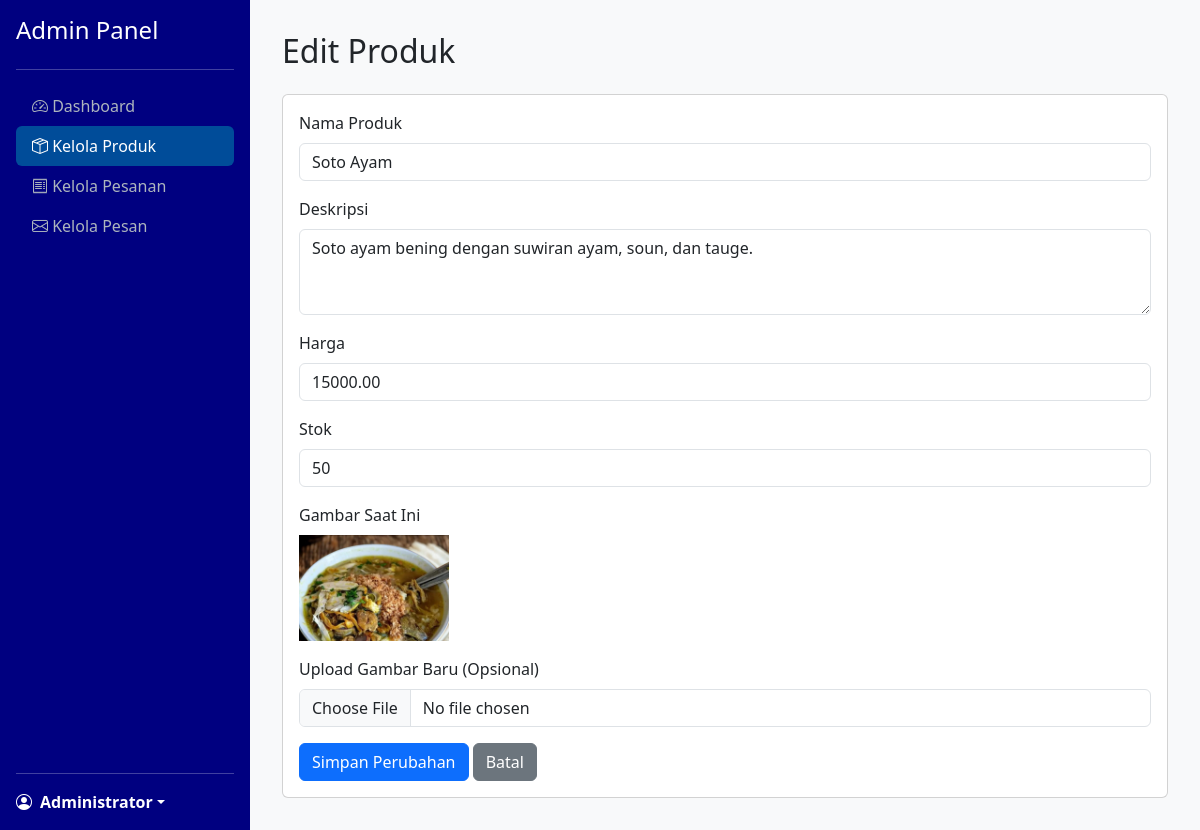
The app's page /admin/edit_produk.php?id=1 (signed in) with its own data.
### tables this page shows
CREATE TABLE `produk` (
  `id_produk` int(11) NOT NULL AUTO_INCREMENT,
  `nama_produk` varchar(255) NOT NULL,
  `deskripsi` text NOT NULL,
  `harga` decimal(10,2) NOT NULL,
  `gambar` varchar(255) NOT NULL,
  `stok` int(11) NOT NULL,
  PRIMARY KEY (`id_produk`)
);

### admin/edit_produk.php (the view, shortened to what this page needs)
<?php
require_once '../config/koneksi.php';
$id_produk = isset($_GET['id']) ? (int)$_GET['id'] : 0;
$sql = "SELECT * FROM produk WHERE id_produk = ?";
$stmt = $koneksi->prepare($sql);
$stmt->bind_param("i", $id_produk);
$stmt->execute();
$result = $stmt->get_result();
$produk = $result->fetch_assoc();
?>
<!DOCTYPE html>
<html lang="id">
<head>
    <link href="https://cdn.jsdelivr.net/npm/bootstrap@5.3.2/dist/css/bootstrap.min.css" rel="stylesheet">
    <link href="https://cdn.jsdelivr.net/npm/bootstrap-icons/font/bootstrap-icons.css" rel="stylesheet">
</head>
<body>
    <div class="sidebar d-flex flex-column p-3" id="sidebar">
        <h4>Admin Panel</h4>
        <hr>
        <ul class="nav nav-pills flex-column mb-auto">
            <li class="nav-item"><a href="index.php" class="nav-link"><i class="bi bi-speedometer2"></i> Dashboard</a></li>
            <li><a href="kelola_produk.php" class="nav-link active"><i class="bi bi-box-seam"></i> Kelola Produk</a></li>
            <li><a href="kelola_pesanan.php" class="nav-link"><i class="bi bi-receipt"></i> Kelola Pesanan</a></li>
            <li><a href="kelola_pesan.php" class="nav-link"><i class="bi bi-envelope"></i> Kelola Pesan</a></li>
        </ul>
        <hr>
        <div class="dropdown">
            <a href="#" class="d-flex align-items-center text-white text-decoration-none dropdown-toggle" data-bs-toggle="dropdown">
                <i class="bi bi-person-circle me-2"></i><strong><?php echo htmlspecialchars($_SESSION['admin_nama']); ?></strong>
            </a>
        </div>
    </div>
    <div class="content-wrapper">
        <div class="content">
        <h1 class="h2 mb-4">Edit Produk</h1>
        <div class="card">
            <div class="card-body">
                <form action="edit_produk.php?id=<?php echo $id_produk; ?>" method="POST" enctype="multipart/form-data">
                    <div class="mb-3">
                        <label for="nama_produk" class="form-label">Nama Produk</label>
                        <input type="text" class="form-control" id="nama_produk" name="nama_produk" value="<?php echo htmlspecialchars($produk['nama_produk']); ?>" required>
                    </div>
                    <div class="mb-3">
                        <label for="deskripsi" class="form-label">Deskripsi</label>
                        <textarea class="form-control" id="deskripsi" name="deskripsi" rows="3" required><?php echo htmlspecialchars($produk['deskripsi']); ?></textarea>
                    </div>
                    <div class="mb-3">
                        <label for="harga" class="form-label">Harga</label>
                        <input type="number" class="form-control" id="harga" name="harga" step="500" value="<?php echo htmlspecialchars($produk['harga']); ?>" required>
                    </div>
                    <div class="mb-3">
                        <label for="stok" class="form-label">Stok</label>
                        <input type="number" class="form-control" id="stok" name="stok" value="<?php echo htmlspecialchars($produk['stok']); ?>" required>
                    </div>
                    <div class="mb-3">
                        <label class="form-label">Gambar Saat Ini</label>
                        <div>
                            <img src="../assets/img/<?php echo htmlspecialchars($produk['gambar']); ?>" alt="" style="width: 150px; height: auto;">
                        </div>
                    </div>
                    <div class="mb-3">
                        <label for="gambar" class="form-label">Upload Gambar Baru (Opsional)</label>
                        <input class="form-control" type="file" id="gambar" name="gambar">
                    </div>
                    <button type="submit" class="btn btn-primary">Simpan Perubahan</button>
                    <a href="kelola_produk.php" class="btn btn-secondary">Batal</a>
                </form>
            </div>
        </div>
    </div>
</body>
</html>

### admin/edit_produk.php (style rules this page uses)
body { background-color: #f8f9fa; overflow-x: hidden; }
.sidebar { width: 250px; background-color: #000080; color: white; position: fixed; top: 0; left: -250px; height: 100%; z-index: 1050; transition: left 0.3s ease-in-out; }
.sidebar .nav-link { color: #adb5bd; }
.sidebar .nav-link.active { color: #fff; background-color: #004C99; }
.content { flex-grow: 1; padding: 2rem; margin-left: 0; transition: margin-left 0.3s ease-in-out; }
.content-wrapper { width: 100%; }
@media (min-width: 992px) { .sidebar { left: 0; } }
@media (min-width: 992px) { .content { margin-left: 250px; } }

### records on screen
produk: nama_produk "Soto Ayam", deskripsi "Soto ayam bening dengan suwiran ayam, soun, dan tauge.", harga "15000.00", stok "50", gambar (picture)

### other values on screen
$_SESSION['admin_nama'] "Administrator"
